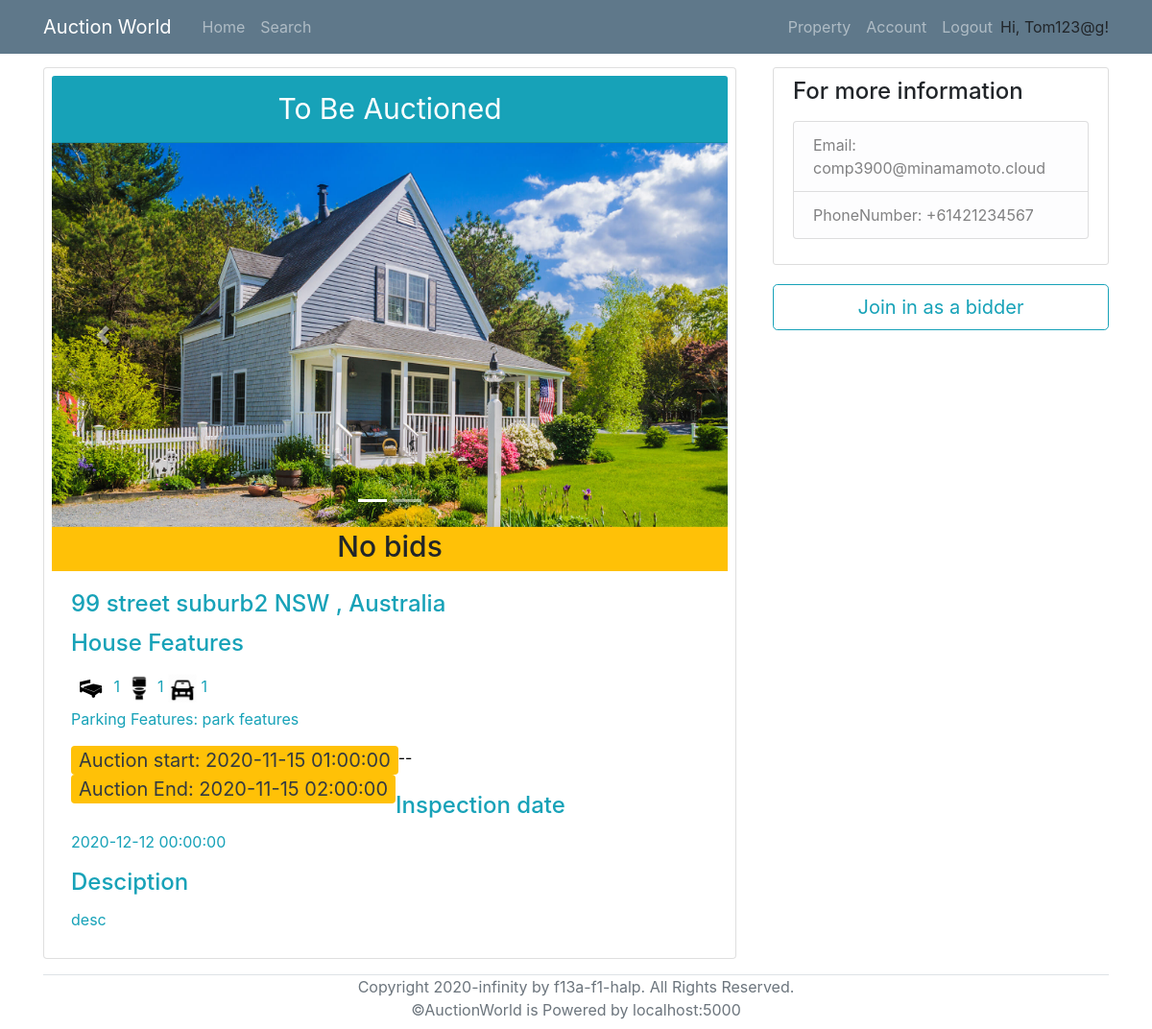
The page /viewProperty/2 (signed in) on the database as committed earlier.
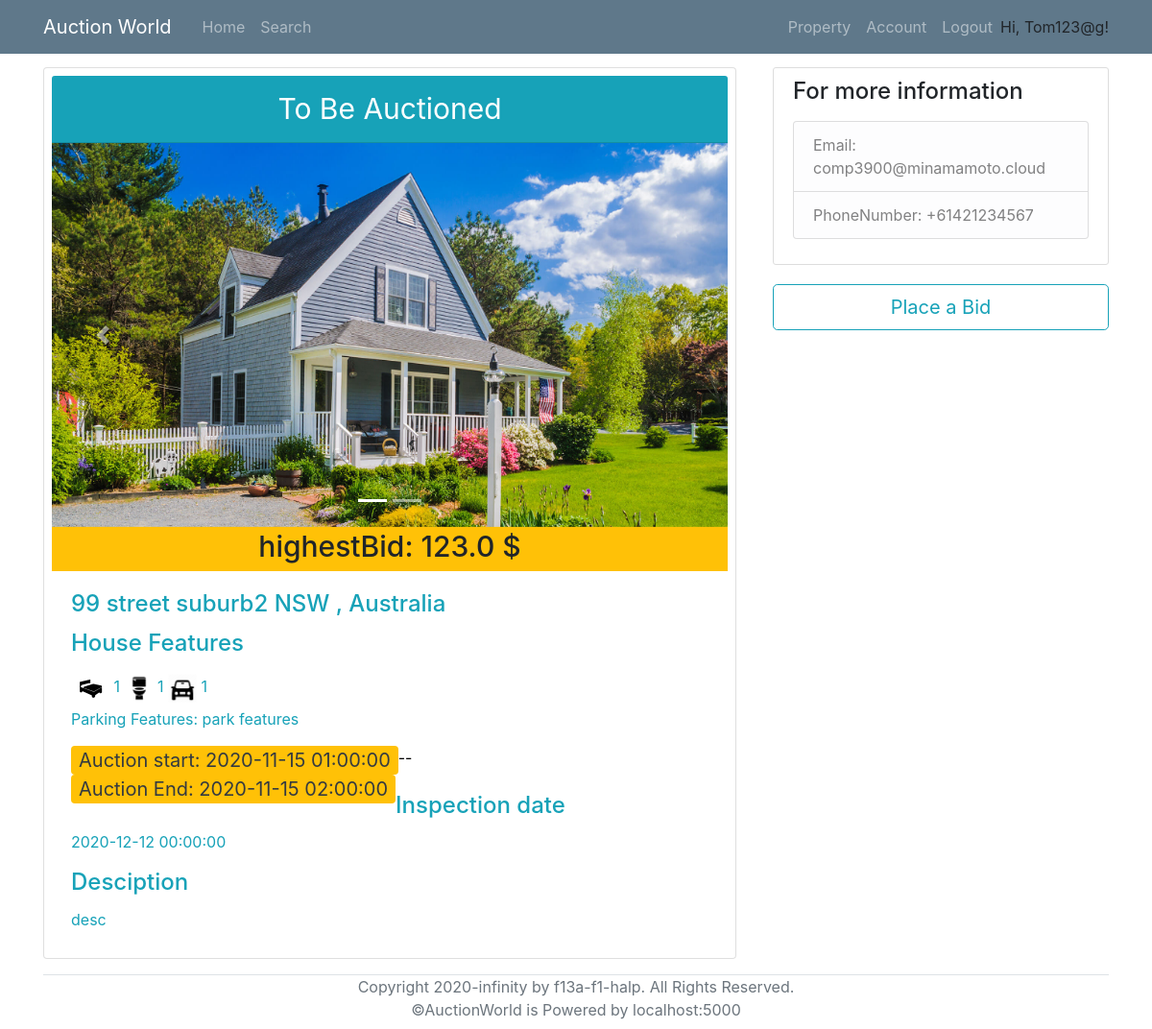
The same page on the database as committed later.
### models.py (models this page shows, shortened)
class User(UserMixin, db.Model):
    __tablename__ = 'User'
    id = db.Column(db.Integer, primary_key = True)
    login_name = db.Column(db.String(collation='NOCASE') ,unique=True, nullable=False)
    email = db.Column(db.String, unique=True, nullable=False)
    password_hash = db.Column(db.String, nullable=False)
    address = db.Column(db.String(1000), nullable=False)
    date_of_birth = db.Column(db.DateTime, nullable=False)
    phone_number = db.Column(db.String, nullable=False)
    id_confirmation = db.Column(db.String(100), nullable=True)
    auctionId = db.relationship('AuctionDetails', backref='seller', lazy='dynamic')
    properties = db.relationship('Property', backref='sellerID', lazy='dynamic')
    cards = db.relationship('BankDetails', backref='user', lazy='dynamic')
    registeredProperties = db.relationship('Property',secondary=lambda: RegisteredAssociation.__table__, backref="RegisteredBidders")

class Photos(db.Model):
    __tablename__ = 'Photos'
    id = db.Column(db.Integer, primary_key = True)
    photo = db.Column(db.String)
    property_id = db.Column(db.Integer, db.ForeignKey('Property.id'))

class Property(db.Model):
    __tablename__ = 'Property'
    id = db.Column(db.Integer, primary_key = True)
    property_type = db.Column(db.String)
    add_unit = db.Column(db.String(100))
    add_num = db.Column(db.String(100))
    add_name = db.Column(db.String(100))
    add_suburb = db.Column(db.String(100))
    add_state = db.Column(db.String(3))
    add_pc = db.Column(db.String(4))
    num_bedrooms = db.Column(db.Integer)
    num_parking = db.Column(db.Integer)
    num_bathrooms = db.Column(db.Integer)
    parking_features = db.Column(db.String)
    building_size = db.Column(db.Integer)
    land_size = db.Column(db.Integer)
    inspection_date = db.Column(db.DateTime)
    description = db.Column(db.String(2000))
    year_built = db.Column(db.Integer)
    status = db.Column(db.String)
    seller = db.Column(db.Integer, db.ForeignKey('User.id'))
    auctionId = db.relationship('AuctionDetails', backref='Property', uselist=False)
    photo_collection = db.relationship('Photos', backref='Property', lazy='dynamic')
    registeredBidders = db.relationship('User',secondary=lambda: RegisteredAssociation.__table__, backref="RegisteredProperties")

class AuctionDetails(db.Model):
    __tablename__ = 'AuctionDetails'
    id = db.Column(db.Integer, primary_key=True)
    AuctionStart = db.Column(db.DateTime, nullable=False)
    AuctionEnd = db.Column(db.DateTime, nullable=False)
    ReservePrice = db.Column(db.Float, nullable=False)
    MinBiddingGap = db.Column(db.Float, nullable=False)
    PropertyID = db.Column(db.String, db.ForeignKey('Property.id'), unique=True, nullable=False)
    SellerID = db.Column(db.Integer, db.ForeignKey('User.id'), nullable=False)

class Bid(db.Model):
    __tablename__ = 'Bid'
    id = db.Column(db.Integer, primary_key=True)
    BidderID = db.Column(db.Integer, db.ForeignKey('User.id'), nullable=False)
    AuctionID = db.Column(db.Integer, db.ForeignKey('AuctionDetails.id'), nullable=False)
    Amount = db.Column(db.Float, nullable=False)

### routes.py (the view)
@app.route('/viewProperty/<property_id>', methods=['POST','GET'])
def viewProperty(property_id):
    property_info = Property.query.filter_by(id=property_id).first_or_404()
    seller = User.query.get(property_info.seller)
    auction = AuctionDetails.query.filter_by(PropertyID = property_id).first()
    if auction:
        highestBid = Bid.query.filter_by(AuctionID = auction.id).order_by(desc(Bid.Amount)).first()
        registered = RegisteredAssociation.query.filter_by(PropertyID = property_id, RegisteredBidderID=current_user.id).first()
        if datetime.now() < auction.AuctionStart or datetime.now()>auction.AuctionEnd:
            remainingTime = None
        else:
            remainingTime = humanfriendly.format_timespan(auction.AuctionEnd - datetime.now())
    else:
        highestBid = None
        registered = None
        remainingTime = None
    return render_template('viewProperty.html', title='View Property', property=property_info, seller= seller, auction=auction, highestBid=highestBid, registered=registered, remainingTime=remainingTime)

### models.py (called while the page is built)
@login_manager.user_loader
def load_user(id):
    return User.query.get(id)

### templates/viewProperty.html (shortened to what this page needs)
{% extends "base.html" %}
{% block content %}
<div class="row">
    {% if current_user.id != seller.id %}
        <div class="col-md-8">
            <div class="card p-2 col-md-3.8 mr-2 mb-3">
    {% else %}
        <div class="col-md-10">
            <div class="card p-2 col-md-3.8 ml-3 mr-2 mb-3">
    {% endif %}
                    <div class="card-header text-center bg-info text-white" style="font-size: 30px;">
                        {% if property.status == "auction" %}
                            To Be Auctioned
                        {% elif property.status == "sold" %}
                            Sold
                        {% elif property.status == "Under Offer" %}
                            Under Offer
                        {% endif %}
                    </div>
                    {% if property.photo_collection.count() == 0 %}
						<img class="card-img-top" src="/static/propertyImage/Sample.jpg" alt="Card image cap" >
                    {% else %}
                    <div id="carouselExampleIndicators" class="carousel slide" data-ride="carousel">
                        <ol class="carousel-indicators">
                            <li data-target="#carouselExampleIndicators" data-slide-to="0" class="active"></li>
                            {% for i in range(1,property.photo_collection.count()) %}
                                <li data-target="#carouselExampleIndicators" data-slide-to={{i}}></li>
                            {% endfor %}
                        </ol>
                        <div class="carousel-inner">
                            {% for i in property.photo_collection %}
                                {% if i.photo == property.photo_collection.first().photo %}
                                    <div class="carousel-item active">
                                        <img class="d-block w-100" src="/static/propertyImage/{{i.photo}}" alt="Image" style="width: 100%; height: 400px;">
                                    </div>
                                {% else %}
                                    <div class="carousel-item">
                                        <img class="d-block w-100" src="/static/propertyImage/{{i.photo}}" alt="Image" style="width: 100%; height: 400px;">
                                    </div>
                                {% endif %}
                            {% endfor %}
                        </div>
                        <a class="carousel-control-prev" href="#carouselExampleIndicators" role="button" data-slide="prev">
                            <span class="carousel-control-prev-icon" aria-hidden="true"></span>
                        </a>
                        <a class="carousel-control-next" href="#carouselExampleIndicators" role="button" data-slide="next">
                            <span class="carousel-control-next-icon" aria-hidden="true"></span>
                        </a>
                    </div>
                    {% endif %}
                    <h6 class="card-subtitle pt-2 pb-2 text-center bg-warning" style="font-size: 30px;" >
                        {% if highestBid:%}
                            highestBid: {{highestBid.Amount}} $
                        {% else %}
                            No bids
                        {% endif%}
                    </h6>
                    <div class="card-body text-info">
                        <h4 class="card-title">
                            {{property.add_num}} {{property.add_name}} {{property.add_suburb}} {{property.add_state}} {{property.pc}}, Australia
                        </h4>
                        <h4 class="card-title">{{property.property_type}} Features </h4>
                        <p class="card-text">
							<span><img src="/static/icons/bedicon.png" alt="Card image cap" style="width:40px; height: 40px;"> {{property.num_bedrooms}}</span>
							<span><img src="/static/icons/restroom.png" alt="Card image cap" style="width:30px; height: 30px;"> {{property.num_bedrooms}}</span>
                            <span><img src="/static/icons/car.png" alt="Card image cap" style="width:30px; height: 30px;"> {{property.num_parking}}</span> <br>
                            <span>Parking Features: {{property.parking_features}}</span>
                        </p>
                        {% if auction.AuctionStart and auction.AuctionEnd %}
                            <p class="text-dark bg-warning rounded pl-2 pr-2 mb-0" style="float: left; font-size: 20px;"> Auction start: {{auction.AuctionStart}} </p>
                            <p style="float: left; color: black;" class="mb-0">--</p>
                            <p class="text-dark bg-warning rounded pl-2 pr-2 mb-0" style="float: left; font-size: 20px;"> Auction End: {{auction.AuctionEnd}} </p> <br><br>
                        {% endif %}
                        <h4 class="card-title">Inspection date</h4>
                        {% if property.inspection_date %}
                            <p class="card-text">{{property.inspection_date}}</p>
                        {% else %}
                            <p class="card-text">The inspection date has not been setted up yet, please wait or you can contact us to make a schedule for you to visit.</p>
                        {% endif %}
                        <h4 class="card-title"> Desciption </h4>
                        <p class="card-text">{{property.description}}</p>
                    </div>
                </div>
    </div>
    {% if current_user.id != seller.id %}
        <div class="col-md-4">
            <div class="content-section">
                <h4>For more information</h4>
                <p class='text-muted'>
                <ul class="list-group">
                    <li class="list-group-item list-group-item-light">Email: comp3900@minamamoto.cloud</li>
                    <li class="list-group-item list-group-item-light">PhoneNumber: +61421234567</li>
                </ul>
                </p>
            </div>
            {% if auction %}
                {% if registered %}
                <a href="{{ url_for( 'viewAuction', AuctionID_= auction.id ) }}" >
                    <button class ="btn btn-outline-info btn-lg" style="width: 100%;" type="submit" >Place a Bid</button>
                </a>
                {% else %}
                <a href="{{ url_for( 'viewAuction', AuctionID_= auction.id ) }}" >
                    <button class ="btn btn-outline-info btn-lg" style="width: 100%;" type="submit" > Join in as a bidder</button>
                </a>
                {% endif %}
            {% else %}
                <p class="badge badge-pill badge-info" style="font-size: 18px;">No auction setted up yet, please wait.</p>
                <a href="{{ url_for( 'viewAuction', AuctionID_= auction.id ) }}" >
                    <button class ="btn btn-outline-info btn-lg" style="width: 100%;" type="submit" disabled> Join in as a bidder</button>
                </a>
            {% endif %}
        </div>
    {% endif %}
</div>
{% endblock %}

### templates/base.html (shortened to what this page needs)
<!DOCTYPE html>
<html lang="en">
<head>
    <link rel="stylesheet" type="text/css" href="../static/css/main.css">
    <link rel="stylesheet" href="https://maxcdn.bootstrapcdn.com/bootstrap/4.0.0/css/bootstrap.min.css">
</head>
<body>
    <header class="site-header">
        <nav class="navbar navbar-expand-md navbar-dark bg-steel fixed-top">
          <div class="container">
            <a class="navbar-brand mr-4" href="/" >Auction World</a>
            <div class="collapse navbar-collapse" id="navbarToggle">
              <div class="navbar-nav mr-auto">
                <a class="nav-item nav-link" href="{{ url_for('home') }}">Home</a>
                <a class="nav-item nav-link" href="/search">Search</a>
              </div>
              <div class="navbar-nav">
                {% if current_user.is_authenticated %}
                  <a class="nav-item nav-link" href="/property">Property</a>
                  <a class="nav-item nav-link" href={{ url_for("account", login_name=current_user.login_name) }}>Account</a>
                  <a class="nav-item nav-link" href="/logout">Logout</a>
                  <p style="margin-top: 8px; margin-bottom: 0px;">Hi, {{ current_user.login_name }}!</p>
                {% endif %}
              </div>
            </div>
          </div>
        </nav>
      </header>
      <main role="main" class="container" style="margin-top: 70px;">
        <div class="row">
          <div class="col-md-12">
            {% block content %}{% endblock %}
          </div>
        </div>
        <div class="border-top relative-bottom text-center text-muted mb-2" >
          Copyright 2020-infinity by f13a-f1-halp. All Rights Reserved. <br>
          ©AuctionWorld is Powered by localhost:5000
        </div>
      </main>
</body>
</html>

### static/css/main.css (style rules this page uses)
body { background: #fafafa; color: #333333; margin-top: 5rem; }
h1, h2, h3, h4, h5, h6 { color: #444444; }
.bg-steel { background-color: #5f788a; }
.site-header .navbar-nav .nav-link { color: #cbd5db; }
.content-section { background: #ffffff; padding: 10px 20px; border: 1px solid #dddddd; border-radius: 3px; margin-bottom: 20px; }

Rows that differ between the two databases and show on the page:
added Bid: Amount "123.0"
Other text that changed with them:
text no longer shown: "No bids Join in as a bidder"
text now shown: "highestBid: $ Place a Bid"
